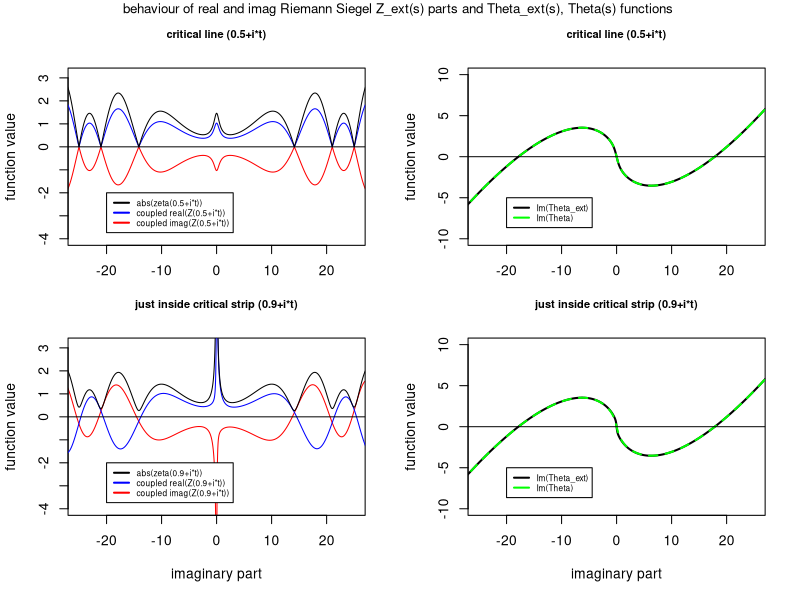
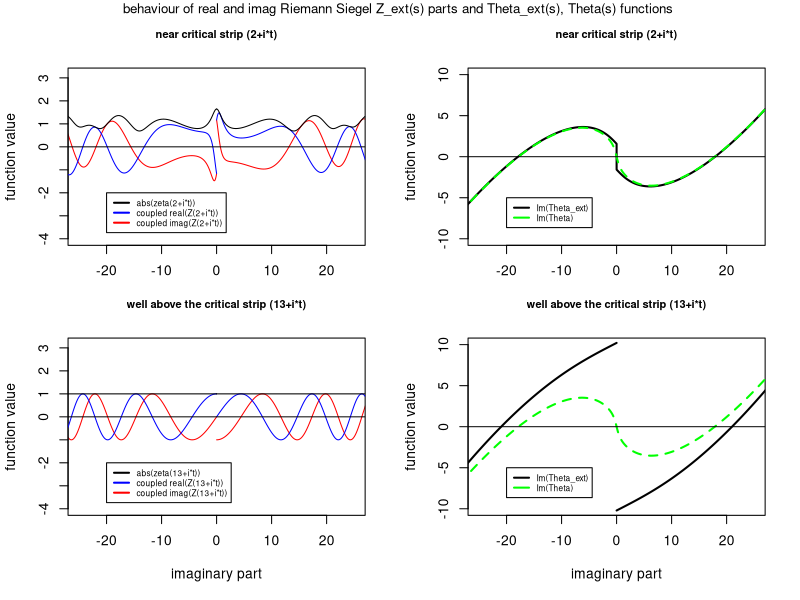
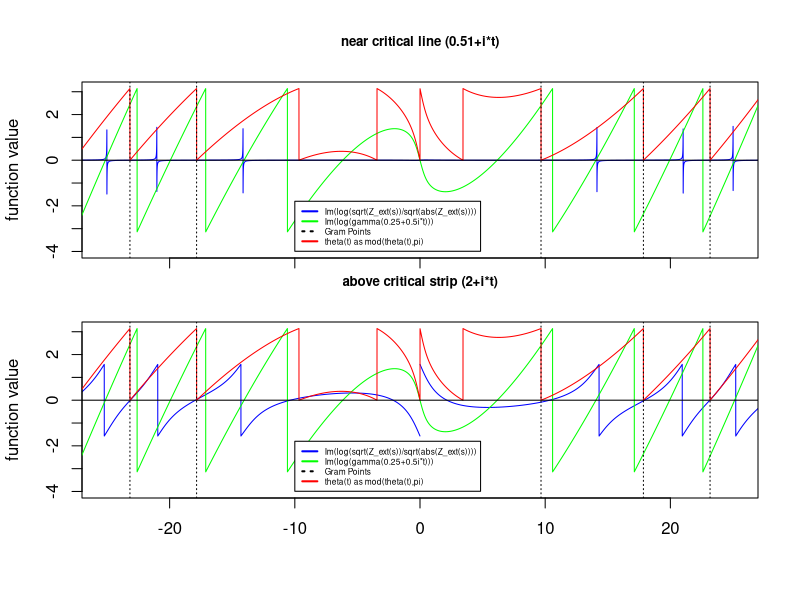
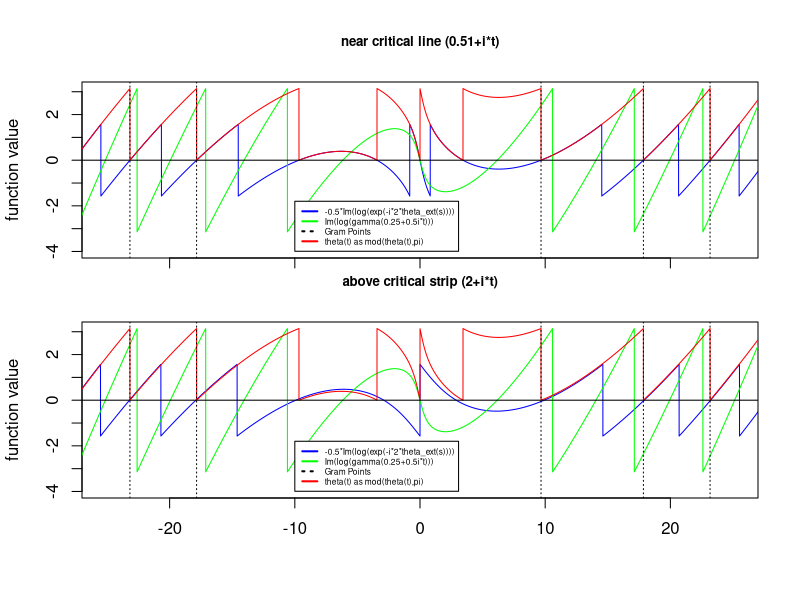
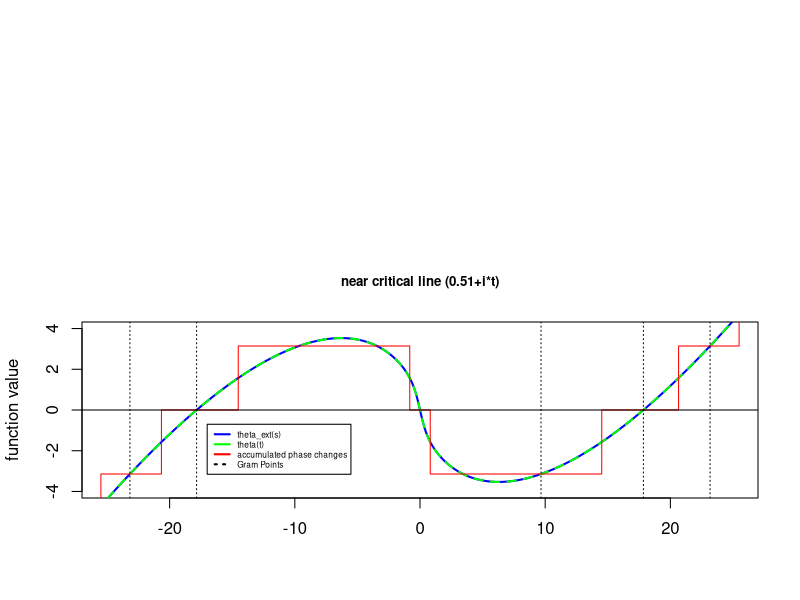
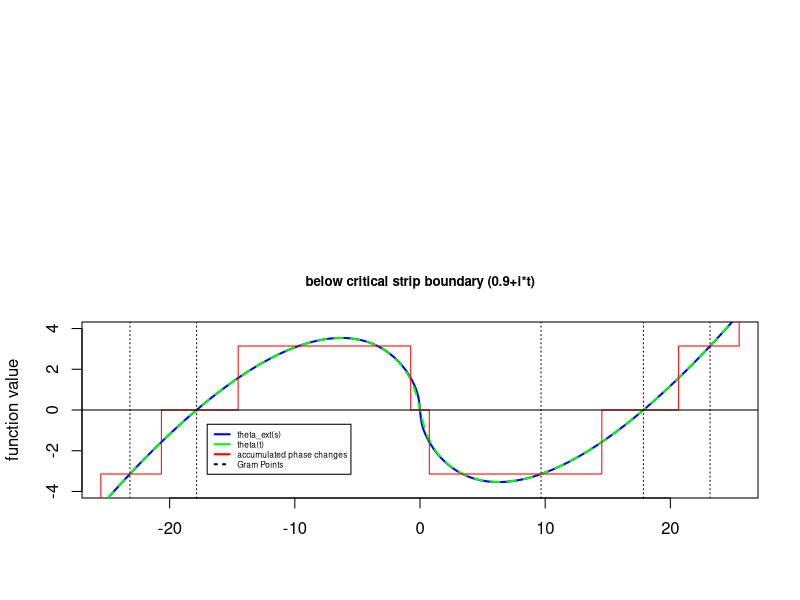

Reproduce these figures in R, in order. (Note: a time limit stopped this script after it produced the figures.)
## ---- chunk 1
knitr::opts_chunk$set(echo = TRUE)
## ---- chunk 2

library(pracma)


rawratio <- function(res,x) {
    abs(2^(res+1i*x)*pi^(res+1i*x-1)*sin(pi/2*(res+1i*x))*gammaz(1-(res+1i*x)))
}

x <- seq(-50,50,l=30001)

add_phase <- function(x) {

sum <- 0
add_pos <- 0

xfac <- 0.25

for (i in 1:length(x)) {
  if(x[i] < 10 ) {add_pos[i] <- 0}
  else { 
    test <- floor((Im(log(gammaz(xfac+0.5i*x[i]))))/2/pi)
    if (test == 0) {flag <- 0;add_pos[i] <- sum}
      else if (test == -1 & flag == 0 ) {flag <- 1; sum <- sum+2*pi;add_pos[i] <- sum}
        else add_pos[i] <- sum
  }
  }
sum <- 0
add_neg <- 0
for (i in 1:length(x)) {
  if(x[length(x)+1-i] > -10 ) {add_neg[i] <- 0}
  else { 
    test <- floor((Im(log(gammaz(xfac+0.5i*x[length(x)+1-i]))))/2/pi)
    if (test == -1) {flag <- 0;add_neg[length(x)+1-i] <- sum}
    else if (test == 0 & flag == 0 ) {flag <- 1; sum <- sum-2*pi;add_neg[length(x)+1-i] <- sum}
    else add_neg[length(x)+1-i] <- sum
  }
}

add <- 0
for (i in 1:length(x)) {
  if (x[i] < 0) add[i] <- add_neg[i]
    else add[i] <- add_pos[i]
}

add
}

sqadd_phase <- function(res,x)  {

sum <- ifelse(abs(res) < sqrt(2),-pi,ifelse(abs(res)<5.73,-pi,ifelse(abs(res)<10.17,-2*pi,
                  ifelse(abs(res)<14.297,-3*pi,ifelse(abs(res)<18.38,-4*pi,
                  ifelse(abs(res)<22.428,-5*pi,ifelse(abs(res)<26.47,-6*pi,-7*pi)))))))
sqadd_pos <- 0

xfac <- 0.25

for (i in 1:length(x)) {
  if(x[i] <= .002 ) {sqadd_pos[i] <- sum}
  else { 
    test <- Im(log(sqrt(zeta(res+1i*x[i])*zeta(1-(res+1i*x[i]))*rawratio(res,x[i]))/
            sqrt(abs(zeta(res+1i*x[i])*zeta(1-(res+1i*x[i]))*rawratio(res,x[i])))))
    testp <- ifelse(x[i-1] != 0,
            Im(log(sqrt(zeta(res+1i*x[i-1])*zeta(1-(res+1i*x[i-1]))*rawratio(res,x[i-1]))/
             sqrt(abs(zeta(res+1i*x[i-1])*zeta(1-(res+1i*x[i-1]))*rawratio(res,x[i-1]))))),
                    test)
    # if (test-testp > pi/4 & x[i] <= 5) {flag <- 1;sum <- sum-1*pi;sadd_pos[i] <- sum}
    if (test-testp < -pi/4) {flag <- 1;sum <- sum+1*pi;sqadd_pos[i] <- sum}
    else {flag <- 0; sqadd_pos[i] <- sum}
  }
}
sum <- -ifelse(abs(res) < sqrt(2),-pi,ifelse(abs(res)<5.73,-pi,ifelse(abs(res)<10.17,-2*pi,
              ifelse(abs(res)<14.297,-3*pi,ifelse(abs(res)<18.38,-4*pi,
              ifelse(abs(res)<22.428,-5*pi,ifelse(abs(res)<26.47,-6*pi,-7*pi)))))))
sqadd_neg <- 0
for (i in 1:length(x)) {
  if(x[length(x)+1-i] >= -.002 ) {sqadd_neg[length(x)+1-i] <- sum}
  else { 
    test <- Im(log(sqrt(zeta(res+1i*x[length(x)+1-i])*zeta(1-(res+1i*x[length(x)+1-i]))*rawratio(res,x[length(x)+1-i]))/
          sqrt(abs(zeta(res+1i*x[length(x)+1-i])*zeta(1-(res+1i*x[length(x)+1-i]))*rawratio(res,x[length(x)+1-i])))))
    testp <- ifelse(x[length(x)+1-i+1] != 0,Im(log(sqrt(zeta(res+1i*x[length(x)+1-i+1])*zeta(1-(res+1i*x[length(x)+1-i+1]))*rawratio(res,x[length(x)+1-i+1]))/
  sqrt(abs(zeta(res+1i*x[length(x)+1-i+1])*zeta(1-(res+1i*x[length(x)+1-i+1]))*rawratio(res,x[length(x)+1-i+1]))))),
                    test)
    if (test-testp < -pi/4 & x[length(x)+1-i] >= -5) {flag <- 1;sum <- sum+1*pi;ladd_neg[length(x)+1-i] <- sum}
    if (test-testp > pi/4) {flag <- 1;sum <- sum-1*pi;sqadd_neg[length(x)+1-i] <- sum}
    else {flag <- 0; sqadd_neg[length(x)+1-i] <- sum}
  }
}

sqadd <- 0
for (i in 1:length(x)) {
  if (x[i] < 0) sqadd[i] <- sqadd_neg[i]
  else sqadd[i] <- sqadd_pos[i]
}

sqadd}


ladd_phase <- function(res,x) {

sum <- ifelse(abs(res) < sqrt(2),0,ifelse(abs(res)<5.73,-pi,ifelse(abs(res)<10.17,-2*pi,
              ifelse(abs(res)<14.297,-3*pi,ifelse(abs(res)<18.38,-4*pi,
              ifelse(abs(res)<22.428,-5*pi,ifelse(abs(res)<26.47,-6*pi,-7*pi)))))))

ladd_pos <- 0

for (i in 1:length(x)) {
  if(x[i] <= 0.002 ) {ladd_pos[i] <- sum}
  else { 
    test <- (-0.5*Im(log(zeta(res+1i*x[i])/zeta(1-(res+1i*x[i]))/rawratio(res,x[i]))))
    testp <- ifelse(x[i-1] != 0,(-0.5*Im(log(zeta(res+1i*x[i-1])/zeta(1-(res+1i*x[i-1]))/
                                               rawratio(res,x[i-1])))),test)
    if (test-testp > pi/4 & x[i] <= 5) {flag <- 1;sum <- sum-1*pi;ladd_pos[i] <- sum}
     if (test-testp < -pi/4) {flag <- 1;sum <- sum+1*pi;ladd_pos[i] <- sum}
    else {flag <- 0; ladd_pos[i] <- sum}
  }
}
sum <- ifelse(abs(res) < sqrt(2),0,ifelse(abs(res)<5.73,pi,ifelse(abs(res)<10.17,2*pi,
              ifelse(abs(res)<14.297,3*pi,ifelse(abs(res)<18.38,4*pi,
              ifelse(abs(res)<22.428,5*pi,ifelse(abs(res)<26.47,6*pi,7*pi)))))))
ladd_neg <- 0
for (i in 1:length(x)) {
  if(x[length(x)+1-i] >= -.002 ) {ladd_neg[length(x)+1-i] <- sum}
  else { 
    test <- (-0.5*Im(log(zeta(res+1i*x[length(x)+1-i])/zeta(1-(res+1i*x[length(x)+1-i]))/rawratio(res,x[length(x)+1-i]))))
    testp <- ifelse(x[length(x)+1-i+1] != 0,(-0.5*Im(log(zeta(res+1i*x[length(x)+1-i+1])/
                      zeta(1-(res+1i*x[length(x)+1-i+1]))/rawratio(res,x[length(x)+1-i+1])))),test)
    if (test-testp < -pi/4 & x[length(x)+1-i] >= -5) {flag <- 1;sum <- sum+1*pi;ladd_neg[length(x)+1-i] <- sum}
     if (test-testp > pi/4) {flag <- 1;sum <- sum-1*pi;ladd_neg[length(x)+1-i] <- sum}
    else {flag <- 0; ladd_neg[length(x)+1-i] <- sum}
  }
}

ladd <- 0
for (i in 1:length(x)) {
  if (x[i] <= 0) ladd[i] <- ladd_neg[i]
  else ladd[i] <- ladd_pos[i]
}


ladd}


par(mfrow=c(2,2))

par(fig=c(0,0.5,0.45,1))
res <- .5;
start <- -25;finish <- 25
add_f <- add_phase(x)

sqadd_f <- sqadd_phase(res,x)

ladd_f <- ladd_phase(res,x)

rot_z_fn <- sqrt(zeta(res+1i*x)*zeta(1-(res+1i*x))*rawratio(res,x))*exp(1i*3*pi/4)*cos(sqadd_f)
plot(x=x,y=Im(rot_z_fn),col="red",xlim=c(start,finish),typ="l",ylim=c(-4,pi),xlab="",ylab = "function value",main = paste0("critical line (0.5+i*t)"),cex.xlab=0.9,cex.main=.8)
lines(x=x,y=Re(rot_z_fn),col="blue")
lines(x=x,y=abs(rot_z_fn),col="black")
abline(h=0)


# plot(x=x,y=abs(rsc),col="blue",xlim=c(start-abs(.5-res)/0.5,finish+abs(.5-res)/0.5),typ="l", ylim=c(0,3),lwd=2,xlab = "imaginary part", ylab = "abs(function) value",main = paste0("on critical line (0.5+i*t)"),cex.xlab=0.9,cex.main=.8,cex.legend=0.8)
# 
legend(-20, -2, c("abs(zeta(0.5+i*t))", "coupled real(Z(0.5+i*t))","coupled imag(Z(0.5+i*t))"),
       lty = 1,cex=.6, lwd = c(2,  2,2,2), col = c("black",  "blue","red"))

par(fig=c(0.5,1,0.45,1), new=TRUE)
theta <- (-0.5*Im(log(zeta(res+1i*x)/zeta(1-(res+1i*x))/rawratio(res,x))))+1*ladd_f
plot(x=x,y=theta,xlim=c(start,finish),ylim=c(-10,10),typ="l",lwd=2,xlab="",ylab = "function value",main = paste0("critical line (0.5+i*t)"),cex.xlab=0.9,cex.main=.8,cex.legend=0.8)
lines(x=x,y=Im(log(gammaz(0.25+0.5i*x)))-0.5*x*log(pi)+1*add_f,col="green",lwd=2,lty=2)
abline(h=0)

# plot(x=x,y=abs(rsc),col="blue",xlim=c(start-abs(.5-res)/0.5,finish+abs(.5-res)/0.5),typ="l", ylim=c(0,3),lwd=1,xlab = "imaginary part", ylab = "abs(function) value",main = paste0("just above critical line (0.6+i*t)"),cex.xlab=0.9,cex.main=.8,cex.legend=0.8)

legend(-20, -5, c("Im(Theta_ext)", "Im(Theta)"),
       lty = 1,cex=.6, lwd = c(2,  2,2,2), col = c("black","green"))

par(fig=c(0,0.5,0.,0.55), new=TRUE)
res <- .9;

add_f <- add_phase(x)

sqadd_f <- sqadd_phase(res,x)

ladd_f <- ladd_phase(res,x)

rot_z_fn <- sqrt(zeta(res+1i*x)*zeta(1-(res+1i*x))*rawratio(res,x))*exp(1i*3*pi/4)*cos(sqadd_f)
plot(x=x,y=Im(rot_z_fn),col="red",xlim=c(start,finish),typ="l",ylim=c(-4,pi),xlab="imaginary part",ylab = "function value",main = paste0("just inside critical strip (0.9+i*t)"),cex.xlab=0.9,cex.main=.8)
lines(x=x,y=Re(rot_z_fn),col="blue")
lines(x=x,y=abs(rot_z_fn),col="black")
abline(h=0)

# plot(x=x,y=abs(rsc),col="blue",xlim=c(start-abs(.5-res)/0.5,finish+abs(.5-res)/0.5),typ="l", ylim=c(0,3),lwd=1,xlab = "imaginary part", ylab = "abs(function) value",main = paste0("high on critical strip (0.9+i*t)"),cex.xlab=0.9,cex.main=.8,cex.legend=0.8)

legend(-20, -2, c("abs(zeta(0.9+i*t))", "coupled real(Z(0.9+i*t))","coupled imag(Z(0.9+i*t))"),
       lty = 1,cex=.6, lwd = c(2,  2,2,2), col = c("black",  "blue","red"))

par(fig=c(0.5,1,0.,0.55), new=TRUE)

theta <- (-0.5*Im(log(zeta(res+1i*x)/zeta(1-(res+1i*x))/rawratio(res,x))))+1*ladd_f
plot(x=x,y=theta,xlim=c(start,finish),ylim=c(-10,10),typ="l",lwd=2,xlab="imaginary part",ylab = "function value",main = paste0("just inside critical strip (0.9+i*t)"),cex.xlab=0.9,cex.main=.8,cex.legend=0.8)
lines(x=x,y=Im(log(gammaz(0.25+0.5i*x)))-0.5*x*log(pi)+1*add_f,col="green",lwd=2,lty=2)
abline(h=0)

# plot(x=x,y=abs(rsc),col="blue",xlim=c(start-abs(.5-res)/0.5,finish+abs(.5-res)/0.5),typ="l", ylim=c(0,3),lwd=1,xlab = "imaginary part", ylab = "abs(function) value",main = paste0("upper edge of critical strip (1+i*t)"),cex.xlab=0.9,cex.main=.8,cex.legend=0.8)

legend(-20, -5, c("Im(Theta_ext)", "Im(Theta)"),
       lty = 1,cex=.6, lwd = c(2,  2,2,2), col = c("black","green"))
mtext("behaviour of real and imag Riemann Siegel Z_ext(s) parts and Theta_ext(s), Theta(s) functions ", side=3, outer=TRUE, line=-1,cex=0.8)

## ---- chunk 3


par(mfrow=c(2,2))
par(fig=c(0,0.5,0.45,1))
res <- 2;
start <- -25;finish <- 25
add_f <- add_phase(x)

sqadd_f <- sqadd_phase(res,x)

ladd_f <- ladd_phase(res,x)

rot_z_fn <- sqrt(zeta(res+1i*x)*zeta(1-(res+1i*x))*rawratio(res,x))*exp(1i*3*pi/4)*cos(sqadd_f)
plot(x=x,y=Im(rot_z_fn),col="red",xlim=c(start,finish),typ="l",ylim=c(-4,pi),xlab="",ylab = "function value",main = paste0("near critical strip (2+i*t)"),cex.xlab=0.9,cex.main=.8)
lines(x=x,y=Re(rot_z_fn),col="blue")
lines(x=x,y=abs(rot_z_fn),col="black")
abline(h=0)


# plot(x=x,y=abs(rsc),col="blue",xlim=c(start-abs(.5-res)/0.5,finish+abs(.5-res)/0.5),typ="l", ylim=c(0,3),lwd=2,xlab = "imaginary part", ylab = "abs(function) value",main = paste0("on critical line (0.5+i*t)"),cex.xlab=0.9,cex.main=.8,cex.legend=0.8)
# 
legend(-20, -2, c("abs(zeta(2+i*t))", "coupled real(Z(2+i*t))","coupled imag(Z(2+i*t))"),
       lty = 1,cex=.6, lwd = c(2,  2,2,2), col = c("black",  "blue","red"))

par(fig=c(0.5,1,0.45,1), new=TRUE)
theta <- (-0.5*Im(log(zeta(res+1i*x)/zeta(1-(res+1i*x))/rawratio(res,x))))+1*ladd_f
plot(x=x,y=theta,xlim=c(start,finish),ylim=c(-10,10),typ="l",lwd=2,xlab="",ylab = "function value",main = paste0("near critical strip (2+i*t)"),cex.xlab=0.9,cex.main=.8,cex.legend=0.8)
lines(x=x,y=Im(log(gammaz(0.25+0.5i*x)))-0.5*x*log(pi)+1*add_f,col="green",lwd=2,lty=2)
abline(h=0)

# plot(x=x,y=abs(rsc),col="blue",xlim=c(start-abs(.5-res)/0.5,finish+abs(.5-res)/0.5),typ="l", ylim=c(0,3),lwd=1,xlab = "imaginary part", ylab = "abs(function) value",main = paste0("just above critical line (0.6+i*t)"),cex.xlab=0.9,cex.main=.8,cex.legend=0.8)

legend(-20, -5, c("Im(Theta_ext)", "Im(Theta)"),
       lty = 1,cex=.6, lwd = c(2,  2,2,2), col = c("black","green"))

par(fig=c(0,0.5,0.,0.55), new=TRUE)
res <- 13;

add_f <- add_phase(x)

sqadd_f <- sqadd_phase(res,x)

ladd_f <- ladd_phase(res,x)

rot_z_fn <- sqrt(zeta(res+1i*x)*zeta(1-(res+1i*x))*rawratio(res,x))*exp(1i*3*pi/4)*cos(sqadd_f)
plot(x=x,y=Im(rot_z_fn),col="red",xlim=c(start,finish),typ="l",ylim=c(-4,pi),xlab="imaginary part",ylab = "function value",main = paste0("well above the critical strip (13+i*t)"),cex.xlab=0.9,cex.main=.8)
lines(x=x,y=Re(rot_z_fn),col="blue")
lines(x=x,y=abs(rot_z_fn),col="black")
abline(h=0)

# plot(x=x,y=abs(rsc),col="blue",xlim=c(start-abs(.5-res)/0.5,finish+abs(.5-res)/0.5),typ="l", ylim=c(0,3),lwd=1,xlab = "imaginary part", ylab = "abs(function) value",main = paste0("high on critical strip (0.9+i*t)"),cex.xlab=0.9,cex.main=.8,cex.legend=0.8)

legend(-20, -2, c("abs(zeta(13+i*t))", "coupled real(Z(13+i*t))","coupled imag(Z(13+i*t))"),
       lty = 1,cex=.6, lwd = c(2,  2,2,2), col = c("black",  "blue","red"))

par(fig=c(0.5,1,0.,0.55), new=TRUE)

theta <- (-0.5*Im(log(zeta(res+1i*x)/zeta(1-(res+1i*x))/rawratio(res,x))))+1*ladd_f
plot(x=x,y=theta,xlim=c(start,finish),ylim=c(-10,10),typ="l",lwd=2,xlab="imaginary part",ylab = "function value",main = paste0("well above the critical strip (13+i*t)"),cex.xlab=0.9,cex.main=.8,cex.legend=0.8)
lines(x=x,y=Im(log(gammaz(0.25+0.5i*x)))-0.5*x*log(pi)+1*add_f,col="green",lwd=2,lty=2)
abline(h=0)

# plot(x=x,y=abs(rsc),col="blue",xlim=c(start-abs(.5-res)/0.5,finish+abs(.5-res)/0.5),typ="l", ylim=c(0,3),lwd=1,xlab = "imaginary part", ylab = "abs(function) value",main = paste0("upper edge of critical strip (1+i*t)"),cex.xlab=0.9,cex.main=.8,cex.legend=0.8)

legend(-20, -5, c("Im(Theta_ext)", "Im(Theta)"),
       lty = 1,cex=.6, lwd = c(2,  2,2,2), col = c("black","green"))
mtext("behaviour of real and imag Riemann Siegel Z_ext(s) parts and Theta_ext(s), Theta(s) functions ", side=3, outer=TRUE, line=-1,cex=0.8)

## ---- chunk 4


par(mfrow=c(2,1))
par(fig=c(0,1,0.4,1))
res <- 0.51;
start <- -25;finish <- 25
# add_f <- add_phase(x)
# 
# sqadd_f <- sqadd_phase(res,x)
# 
# ladd_f <- ladd_phase(res,x)
plot(x=x,y=Im(log(sqrt(zeta(res+1i*x)*zeta(1-(res+1i*x))*rawratio(res,x))/
                    sqrt(abs(zeta(res+1i*x)*zeta(1-(res+1i*x))*rawratio(res,x))))),col="blue",xlim=c(start,finish),typ="l",ylim=c(-4,pi),xlab="",ylab = "function value",main = paste0("near critical line (0.51+i*t)"),cex.xlab=0.9,cex.main=.8,xaxt='n')
lines(x=x,y=Im(log(gammaz(0.25+0.5i*x))),col="green")
lines(x=x,y=((Im(log(gammaz(0.25+0.5i*x)))-0.5*x*log(pi))/pi-floor((Im(log(gammaz(0.25+0.5i*x)))-0.5*x*log(pi))/pi))*pi,col="red")
abline(h=0)
abline(v=9.667,lty=3);abline(v=17.8455995404,lty=3);abline(v=23.1702827012,lty=3);abline(v=27.6701822178,lty=3)
abline(v=-17.8455995404,lty=3);abline(v=-23.1702827012,lty=3);abline(v=-27.6701822178,lty=3)
axis(1,labels=c(" "," "," "," "," "),at=c(-20,-10,0,10,20))
legend(-10, -1.8, c("Im(log(sqrt(Z_ext(s))/sqrt(abs(Z_ext(s))))", "Im(log(gamma(0.25+0.5i*t)))","Gram Points","theta(t) as mod(theta(t),pi)"),
       lty = c(1,1,3,1),cex=.5, lwd = c(2,  2,2,2), col = c("blue",  "green","black","red"))

par(fig=c(0,1,0,0.6),new=TRUE)
res <- 2;
start <- -25;finish <- 25
# add_f <- add_phase(x)
# 
# sqadd_f <- sqadd_phase(res,x)
# 
# ladd_f <- ladd_phase(res,x)
plot(x=x,y=Im(log(sqrt(zeta(res+1i*x)*zeta(1-(res+1i*x))*rawratio(res,x))/
                    sqrt(abs(zeta(res+1i*x)*zeta(1-(res+1i*x))*rawratio(res,x))))),col="blue",xlim=c(start,finish),typ="l",ylim=c(-4,pi),xlab="",ylab = "function value",main = paste0("above critical strip (2+i*t)"),cex.xlab=0.9,cex.main=.8,xval="")
lines(x=x,y=Im(log(gammaz(0.25+0.5i*x))),col="green")
lines(x=x,y=((Im(log(gammaz(0.25+0.5i*x)))-0.5*x*log(pi))/pi-floor((Im(log(gammaz(0.25+0.5i*x)))-0.5*x*log(pi))/pi))*pi,col="red")
abline(h=0)
abline(v=9.667,lty=3);abline(v=17.8455995404,lty=3);abline(v=23.1702827012,lty=3);abline(v=27.6701822178,lty=3)
abline(v=-17.8455995404,lty=3);abline(v=-23.1702827012,lty=3);abline(v=-27.6701822178,lty=3)

legend(-10, -1.8, c("Im(log(sqrt(Z_ext(s))/sqrt(abs(Z_ext(s))))", "Im(log(gamma(0.25+0.5i*t)))","Gram Points","theta(t) as mod(theta(t),pi)"),
       lty = c(1,1,3,1),cex=.5, lwd = c(2,  2,2,2), col = c("blue",  "green","black","red"))


## ---- chunk 5

par(mfrow=c(2,1))

par(fig=c(0,1,0.4,1))

res <- 0.51;
start <- -25;finish <- 25

# add_f <- add_phase(x)
# 
# sqadd_f <- sqadd_phase(res,x)
# ladd_f <- ladd_phase(res,x)

plot(x=x,y=-0.5*Im(log(zeta(res+1i*x)/zeta(1-(res+1i*x))/rawratio(res,x))),col="blue",xlim=c(start,finish),typ="l",ylim=c(-4,pi),xlab="",ylab = "function value",main = paste0("near critical line (0.51+i*t)"),cex.xlab=0.9,cex.main=.8,xaxt='n')

lines(x=x,y=Im(log(gammaz(0.25+0.5i*x))),col="green")
lines(x=x,y=((Im(log(gammaz(0.25+0.5i*x)))-0.5*x*log(pi))/pi-floor((Im(log(gammaz(0.25+0.5i*x)))-0.5*x*log(pi))/pi))*pi,col="red")

abline(h=0)
abline(v=9.667,lty=3);abline(v=17.8455995404,lty=3);abline(v=23.1702827012,lty=3);abline(v=27.6701822178,lty=3)
abline(v=-17.8455995404,lty=3);abline(v=-23.1702827012,lty=3);abline(v=-27.6701822178,lty=3)
axis(1,labels=c(" "," "," "," "," "),at=c(-20,-10,0,10,20))
legend(-10, -1.8, c("-0.5*Im(log(exp(-i*2*theta_ext(s))))", "Im(log(gamma(0.25+0.5i*t)))","Gram Points","theta(t) as mod(theta(t),pi)"),
       lty = c(1,1,3,1),cex=.5, lwd = c(2,  2,2,2), col = c("blue",  "green","black","red"))

par(fig=c(0,1,0,0.6),new=TRUE)
res <- 2;
start <- -25;finish <- 25
# add_f <- add_phase(x)
# 
# sqadd_f <- sqadd_phase(res,x)
# 
# ladd_f <- ladd_phase(res,x)
plot(x=x,y=-0.5*Im(log(zeta(res+1i*x)/zeta(1-(res+1i*x))/rawratio(res,x))),col="blue",xlim=c(start,finish),typ="l",ylim=c(-4,pi),xlab="",ylab = "function value",main = paste0("above critical strip (2+i*t)"),cex.xlab=0.9,cex.main=.8,xval="")
lines(x=x,y=Im(log(gammaz(0.25+0.5i*x))),col="green")
lines(x=x,y=((Im(log(gammaz(0.25+0.5i*x)))-0.5*x*log(pi))/pi-floor((Im(log(gammaz(0.25+0.5i*x)))-0.5*x*log(pi))/pi))*pi,col="red")
abline(h=0)
abline(v=9.667,lty=3);abline(v=17.8455995404,lty=3);abline(v=23.1702827012,lty=3);abline(v=27.6701822178,lty=3)
abline(v=-17.8455995404,lty=3);abline(v=-23.1702827012,lty=3);abline(v=-27.6701822178,lty=3)

legend(-10, -1.8, c("-0.5*Im(log(exp(-i*2*theta_ext(s))))", "Im(log(gamma(0.25+0.5i*t)))","Gram Points","theta(t) as mod(theta(t),pi)"),
       lty = c(1,1,3,1),cex=.5, lwd = c(2,  2,2,2), col = c("blue",  "green","black","red"))

## ---- chunk 6

res <- 0.51;
start <- -25;finish <- 25

add_f <- add_phase(x)
# sqadd_f <- sqadd_phase(res,x)
ladd_f <- ladd_phase(res,x)

plot(x=x,y=-0.5*Im(log(zeta(res+1i*x)/zeta(1-(res+1i*x))/rawratio(res,x)))+ladd_f,col="blue",xlim=c(start,finish),typ="l",ylim=c(-4,4),xlab="",ylab = "function value",main = paste0("near critical line (0.51+i*t)"),cex.xlab=0.9,cex.main=.8,lwd=2)

lines(x=x,y=Im(log(gammaz(0.25+0.5i*x)))-0.5*x*log(pi)+add_f,col="green",lwd=2,lty=2)
lines(x=x,y=ladd_f,col="red")

abline(h=0)
abline(v=9.667,lty=3);abline(v=17.8455995404,lty=3);abline(v=23.1702827012,lty=3);abline(v=27.6701822178,lty=3)
abline(v=-17.8455995404,lty=3);abline(v=-23.1702827012,lty=3);abline(v=-27.6701822178,lty=3)
legend(-17, -0.7, c("theta_ext(s)", "theta(t)","accumulated phase changes","Gram Points"),
       lty = c(1,1,1,3),cex=.5, lwd = c(2,  2,2,2), col = c("blue",  "green","red","black"))

## ---- chunk 7

res <- 0.9;
start <- -25;finish <- 25
add_f <- add_phase(x)

# sqadd_f <- sqadd_phase(res,x)

ladd_f <- ladd_phase(res,x)
plot(x=x,y=-0.5*Im(log(zeta(res+1i*x)/zeta(1-(res+1i*x))/rawratio(res,x)))+ladd_f,col="blue",xlim=c(start,finish),typ="l",ylim=c(-4,4),xlab="",ylab = "function value",main = paste0("below critical strip boundary (0.9+i*t)"),cex.xlab=0.9,cex.main=.8,lwd=2)
lines(x=x,y=Im(log(gammaz(0.25+0.5i*x)))-0.5*x*log(pi)+add_f,col="green",lwd=2,lty=2)
lines(x=x,y=ladd_f,col="red")
abline(h=0)
abline(v=9.667,lty=3);abline(v=17.8455995404,lty=3);abline(v=23.1702827012,lty=3);abline(v=27.6701822178,lty=3)
abline(v=-17.8455995404,lty=3);abline(v=-23.1702827012,lty=3);abline(v=-27.6701822178,lty=3)

legend(-17, -0.7, c("theta_ext(s)", "theta(t)","accumulated phase changes","Gram Points"),
       lty = c(1,1,1,3),cex=.5, lwd = c(2,  2,2,2), col = c("blue",  "green","red","black"))


## ---- chunk 8

res <- 2;
start <- -20;finish <- 50
add_f <- add_phase(x)

# sqadd_f <- sqadd_phase(res,x)

ladd_f <- ladd_phase(res,x)
plot(x=x,y=-0.5*Im(log(zeta(res+1i*x)/zeta(1-(res+1i*x))/rawratio(res,x)))+ladd_f,col="blue",xlim=c(start,finish),typ="l",ylim=c(-4,25),xlab="",ylab = "function value",main = paste0("above critical strip (2+i*t)"),cex.xlab=0.9,cex.main=.8,lwd=2)
lines(x=x,y=Im(log(gammaz(0.25+0.5i*x)))-0.5*x*log(pi)+add_f,col="green",lwd=2,lty=2)
lines(x=x,y=ladd_f,col="red")
abline(h=0)
abline(v=9.667,lty=3);abline(v=17.8455995404,lty=3);abline(v=23.1702827012,lty=3);abline(v=27.6701822178,lty=3)
abline(v=31.7179799547,lty=3);abline(v=35.4671842971,lty=3);abline(v=38.9992099640,lty=3)
abline(v=42.3635503920,lty=3);abline(v=45.5930289815,lty=3);abline(v=48.7107766217,lty=3)
abline(v=-17.8455995404,lty=3);abline(v=-23.1702827012,lty=3);abline(v=-27.6701822178,lty=3)

legend(0, 25, c("theta_ext(s)", "theta(t)","accumulated phase changes","Gram Points"),
       lty = c(1,1,1,3),cex=.5, lwd = c(2,  2,2,2), col = c("blue",  "green","red","black"))


## ---- chunk 9

res <- 6;
start <- -20;finish <- 50
add_f <- add_phase(x)

# sqadd_f <- sqadd_phase(res,x)

ladd_f <- ladd_phase(res,x)
plot(x=x,y=-0.5*Im(log(zeta(res+1i*x)/zeta(1-(res+1i*x))/rawratio(res,x)))+ladd_f,col="blue",xlim=c(start,finish),typ="l",ylim=c(-5,25),xlab="",ylab = "function value",main = paste0("away from critical strip (6+i*t)"),cex.xlab=0.9,cex.main=.8,lwd=2)
lines(x=x,y=Im(log(gammaz(0.25+0.5i*x)))-0.5*x*log(pi)+add_f,col="green",lwd=2,lty=2)
lines(x=x,y=ladd_f,col="red")
abline(h=0)
abline(v=9.667,lty=3);abline(v=17.8455995404,lty=3);abline(v=23.1702827012,lty=3);abline(v=27.6701822178,lty=3)
abline(v=31.7179799547,lty=3);abline(v=35.4671842971,lty=3);abline(v=38.9992099640,lty=3)
abline(v=42.3635503920,lty=3);abline(v=45.5930289815,lty=3);abline(v=48.7107766217,lty=3)
abline(v=-17.8455995404,lty=3);abline(v=-23.1702827012,lty=3);abline(v=-27.6701822178,lty=3)

legend(0, 25, c("theta_ext(s)", "theta(t)","accumulated phase changes","Gram Points"),
       lty = c(1,1,1,3),cex=.5, lwd = c(2,  2,2,2), col = c("blue",  "green","red","black"))


## ---- chunk 10

res <- 17;
start <- -20;finish <- 50
add_f <- add_phase(x)

# sqadd_f <- sqadd_phase(res,x)

ladd_f <- ladd_phase(res,x)
plot(x=x,y=-0.5*Im(log(zeta(res+1i*x)/zeta(1-(res+1i*x))/rawratio(res,x)))+ladd_f,col="blue",xlim=c(start,finish),typ="l",ylim=c(-15,25),xlab="",ylab = "function value",main = paste0("well away from critical strip (17+i*t)"),cex.xlab=0.9,cex.main=.8,lwd=2)
lines(x=x,y=Im(log(gammaz(0.25+0.5i*x)))-0.5*x*log(pi)+add_f,col="green",lwd=2,lty=2)
lines(x=x,y=ladd_f,col="red")
abline(h=0)
abline(v=9.667,lty=3);abline(v=17.8455995404,lty=3);abline(v=23.1702827012,lty=3);abline(v=27.6701822178,lty=3)
abline(v=31.7179799547,lty=3);abline(v=35.4671842971,lty=3);abline(v=38.9992099640,lty=3)
abline(v=42.3635503920,lty=3);abline(v=45.5930289815,lty=3);abline(v=48.7107766217,lty=3)
abline(v=-17.8455995404,lty=3);abline(v=-23.1702827012,lty=3);abline(v=-27.6701822178,lty=3)

legend(1, 25, c("theta_ext(s)", "theta(t)","accumulated phase changes","Gram Points"),
       lty = c(1,1,1,3),cex=.4, lwd = c(2,  2,2,2), col = c("blue",  "green","red","black"))


## ---- chunk 11
library(pracma)
res <- 0.9;
add_f <- add_phase(x)
ladd_f <- ladd_phase(res,x)

y1 <- -0.5*Im(log(zeta(res+1i*x)/zeta(1-(res+1i*x))/rawratio(res,x)))+ladd_f
y2 <- (Im(log(gammaz(0.25+0.5i*x)))-0.5*x*log(pi)+add_f)
ynet <- y2[x>2]-y1[x>2]
xinv <- 1/x[x>2]
# sqadd_f <- sqadd_phase(res,x)

start <- 0;finish <- 12
plot(x=x[x>2],y=ynet,col="blue",xlim=c(start,finish),typ="l",xlab="imaginary part of zeta(s)",ylab = "theta(t) - theta_ext(s)",main = paste0("just inside critical strip (0.9+i*t)"),cex.xlab=0.9,cex.main=.8,lwd=2)
lines(x=x[x > 2],y=fitted.values(lm(ynet~xinv)),col="red",lwd=2,lty=2)
lines(x=x[x > 2],y=0.25*xinv*abs(res-0.5)^2,col="green",lwd=2,lty=3)
abline(h=0)

legend(6, .02, c("diff(theta(t)-theta_ext(s))","1/t curve fit","0.5/(2t)*abs(Re(s)-0.5)^2 formula"),
       lty = c(1,2,3,3),cex=.7, lwd = c(2,  2,2,2), col = c("blue",  "red","green"))


## ---- chunk 12

res <- 17;
add_f <- add_phase(x)
ladd_f <- ladd_phase(res,x)

y1 <- -0.5*Im(log(zeta(res+1i*x)/zeta(1-(res+1i*x))/rawratio(res,x)))+ladd_f
y2 <- (Im(log(gammaz(0.25+0.5i*x)))-0.5*x*log(pi)+add_f)
ynet <- y2[x>2]-y1[x>2]
xinv <- 1/x[x>2]
# sqadd_f <- sqadd_phase(res,x)

start <- 0;finish <- 50
plot(x=x[x>2],y=ynet,col="blue",xlim=c(start,finish),typ="l",xlab="imaginary part of zeta(s)",ylab = "theta(t) - theta_ext(s)",main = paste0("well above critical strip (17+i*t)"),cex.xlab=0.9,cex.main=.8,lwd=2,ylim=c(0,10))
lines(x=x[x > 2],y=fitted.values(lm(ynet~poly(xinv,4))),col="red",lwd=2,lty=2)
lines(x=x[x > 2],y=fitted.values(lm(ynet~poly(xinv,1))),col="green",lwd=2,lty=2)
abline(h=0)
legend(25, 10, c("diff(theta(t)-theta_ext(s))","4th order polynomial 1/t curve fit","1/t curve fit"),
       lty = c(1,2,2,3),cex=.7, lwd = c(2,  2,2,2), col = c("blue",  "red","green"))


## ---- chunk 13
library(pracma)
res <- 0.51;
start <- -35;finish <- 35

add_f <- add_phase(x)
sqadd_f <- sqadd_phase(res,x)
# ladd_f <- ladd_phase(res,x)
zext <- sqrt((zeta(res+1i*x)*zeta(1-(res+1i*x))*rawratio(res,x)))*exp(1i*3*pi/4)

plot(x=x,y=Im(zext)*cos(sqadd_f),col="red",xlim=c(start,finish),typ="l",ylim=c(-pi,pi),xlab="",ylab = "function value",main = paste0("near critical line (0.51+i*t)"),cex.xlab=0.9,cex.main=.8,lwd=2)

lines(x=x,y=Re(zext)*cos(sqadd_f),col="blue",lwd=2)
lines(x=x,y=abs(zext),col="black")
lines(x=x,y=cos(sqadd_f),col="green")

abline(h=0)
abline(v=9.667,lty=3);abline(v=17.8455995404,lty=3);abline(v=23.1702827012,lty=3);abline(v=27.6701822178,lty=3)
abline(v=31.7179799547,lty=3);abline(v=35.4671842971,lty=3);abline(v=38.9992099640,lty=3)
abline(v=42.3635503920,lty=3);abline(v=45.5930289815,lty=3);abline(v=48.7107766217,lty=3)
abline(v=-17.8455995404,lty=3);abline(v=-23.1702827012,lty=3);abline(v=-27.6701822178,lty=3)
abline(v=-31.7179799547,lty=3);abline(v=-35.4671842971,lty=3);abline(v=-38.9992099640,lty=3)
legend(-30, -1.5, c("abs(Z_ext(s))", "real(Z_ext(s))","imag(Z_ext(s))","Gram Points","cos(accumulated phase changes)"),
       lty = c(1,1,1,3,1),cex=.5, lwd = c(2,  2,2,2,2), col = c("black",  "blue","red","black","green"), ncol=2)

## ---- chunk 14

res <- 0.9;
start <- -35;finish <- 35

add_f <- add_phase(x)
sqadd_f <- sqadd_phase(res,x)
# ladd_f <- ladd_phase(res,x)
zext <- sqrt((zeta(res+1i*x)*zeta(1-(res+1i*x))*rawratio(res,x)))*exp(1i*3*pi/4)

plot(x=x,y=Im(zext)*cos(sqadd_f),col="red",xlim=c(start,finish),typ="l",ylim=c(-pi,2.5),xlab="",ylab = "function value",main = paste0("just inside critical strip (0.9+i*t)"),cex.xlab=0.9,cex.main=.8,lwd=2)

lines(x=x,y=Re(zext)*cos(sqadd_f),col="blue",lwd=2)
lines(x=x,y=abs(zext),col="black")
lines(x=x,y=cos(sqadd_f),col="green")

abline(h=0)
abline(v=9.667,lty=3);abline(v=17.8455995404,lty=3);abline(v=23.1702827012,lty=3);abline(v=27.6701822178,lty=3)
abline(v=31.7179799547,lty=3);abline(v=35.4671842971,lty=3);abline(v=38.9992099640,lty=3)
abline(v=42.3635503920,lty=3);abline(v=45.5930289815,lty=3);abline(v=48.7107766217,lty=3)
abline(v=-17.8455995404,lty=3);abline(v=-23.1702827012,lty=3);abline(v=-27.6701822178,lty=3)
abline(v=-31.7179799547,lty=3);abline(v=-35.4671842971,lty=3);abline(v=-38.9992099640,lty=3)
legend(-30, -1.5, c("abs(Z_ext(s))", "real(Z_ext(s))","imag(Z_ext(s))","Gram Points","cos(accumulated phase changes)"),
       lty = c(1,1,1,3,1),cex=.5, lwd = c(2,  2,2,2,2), col = c("black",  "blue","red","black","green"), ncol=2)
## ---- chunk 15

res <- 2;
start <- -20;finish <- 50

add_f <- add_phase(x)
sqadd_f <- sqadd_phase(res,x)
# ladd_f <- ladd_phase(res,x)
zext <- sqrt((zeta(res+1i*x)*zeta(1-(res+1i*x))*rawratio(res,x)))*exp(1i*3*pi/4)

plot(x=x,y=Im(zext)*cos(sqadd_f),col="red",xlim=c(start,finish),typ="l",ylim=c(-pi,1.5),xlab="",ylab = "function value",main = paste0("above critical strip (2+i*t)"),cex.xlab=0.9,cex.main=.8,lwd=2)

lines(x=x,y=Re(zext)*cos(sqadd_f),col="blue",lwd=2)
lines(x=x,y=abs(zext),col="black")
lines(x=x,y=cos(sqadd_f),col="green")

abline(h=0)
abline(v=9.667,lty=3);abline(v=17.8455995404,lty=3);abline(v=23.1702827012,lty=3);abline(v=27.6701822178,lty=3)
abline(v=31.7179799547,lty=3);abline(v=35.4671842971,lty=3);abline(v=38.9992099640,lty=3)
abline(v=42.3635503920,lty=3);abline(v=45.5930289815,lty=3);abline(v=48.7107766217,lty=3)
abline(v=-17.8455995404,lty=3);abline(v=-23.1702827012,lty=3);abline(v=-27.6701822178,lty=3)
abline(v=-31.7179799547,lty=3);abline(v=-35.4671842971,lty=3);abline(v=-38.9992099640,lty=3)
legend(-20, -1.5, c("abs(Z_ext(s))", "real(Z_ext(s))","imag(Z_ext(s))","Gram Points","cos(accumulated phase changes)"),
       lty = c(1,1,1,3,1),cex=.5, lwd = c(2,  2,2,2,2), col = c("black",  "blue","red","black","green"), ncol=2)

## ---- chunk 16
library(pracma)
res <- 6;
start <- -20;finish <- 50

add_f <- add_phase(x)
sqadd_f <- sqadd_phase(res,x)
# ladd_f <- ladd_phase(res,x)
zext <- sqrt((zeta(res+1i*x)*zeta(1-(res+1i*x))*rawratio(res,x)))*exp(1i*3*pi/4)

plot(x=x,y=Im(zext)*cos(sqadd_f),col="red",xlim=c(start,finish),typ="l",ylim=c(-pi,1.25),xlab="",ylab = "function value",main = paste0("away from critical strip (6+i*t)"),cex.xlab=0.9,cex.main=.8,lwd=2)

lines(x=x,y=Re(zext)*cos(sqadd_f),col="blue",lwd=2)
lines(x=x,y=abs(zext),col="black")
lines(x=x,y=cos(sqadd_f),col="green")

abline(h=0)
abline(v=9.667,lty=3);abline(v=17.8455995404,lty=3);abline(v=23.1702827012,lty=3);abline(v=27.6701822178,lty=3)
abline(v=31.7179799547,lty=3);abline(v=35.4671842971,lty=3);abline(v=38.9992099640,lty=3)
abline(v=42.3635503920,lty=3);abline(v=45.5930289815,lty=3);abline(v=48.7107766217,lty=3)
abline(v=-17.8455995404,lty=3);abline(v=-23.1702827012,lty=3);abline(v=-27.6701822178,lty=3)
abline(v=-31.7179799547,lty=3);abline(v=-35.4671842971,lty=3);abline(v=-38.9992099640,lty=3)
legend(-20, -1.5, c("abs(Z_ext(s))", "real(Z_ext(s))","imag(Z_ext(s))","Gram Points","cos(accumulated phase changes)"),
       lty = c(1,1,1,3,1),cex=.5, lwd = c(2,  2,2,2,2), col = c("black",  "blue","red","black","green"), ncol=2)

## ---- chunk 17

res <- 17;
start <- -20;finish <- 50

add_f <- add_phase(x)
sqadd_f <- sqadd_phase(res,x)
# ladd_f <- ladd_phase(res,x)
zext <- sqrt((zeta(res+1i*x)*zeta(1-(res+1i*x))*rawratio(res,x)))*exp(1i*3*pi/4)

plot(x=x,y=Im(zext)*cos(sqadd_f),col="red",xlim=c(start,finish),typ="l",ylim=c(-3,1.25),xlab="",ylab = "function value",main = paste0("well away from critical strip (17+i*t)"),cex.xlab=0.9,cex.main=.8,lwd=2)

lines(x=x,y=Re(zext)*cos(sqadd_f),col="blue",lwd=2)
lines(x=x,y=abs(zext),col="black")
lines(x=x,y=cos(sqadd_f),col="green")

abline(h=0)
abline(v=9.667,lty=3);abline(v=17.8455995404,lty=3);abline(v=23.1702827012,lty=3);abline(v=27.6701822178,lty=3)
abline(v=31.7179799547,lty=3);abline(v=35.4671842971,lty=3);abline(v=38.9992099640,lty=3)
abline(v=42.3635503920,lty=3);abline(v=45.5930289815,lty=3);abline(v=48.7107766217,lty=3)
abline(v=-17.8455995404,lty=3);abline(v=-23.1702827012,lty=3);abline(v=-27.6701822178,lty=3)
abline(v=-31.7179799547,lty=3);abline(v=-35.4671842971,lty=3);abline(v=-38.9992099640,lty=3)
legend(-20, -1.5, c("abs(Z_ext(s))", "real(Z_ext(s))","imag(Z_ext(s))","Gram Points","cos(accumulated phase changes)"),
       lty = c(1,1,1,3,1),cex=.5, lwd = c(2,  2,2,2,2), col = c("black",  "blue","red","black","green"), ncol=2)

## ---- chunk 18

res <- 30;
start <- -20;finish <- 50

add_f <- add_phase(x)
sqadd_f <- sqadd_phase(res,x)
# ladd_f <- ladd_phase(res,x)
zext <- sqrt((zeta(res+1i*x)*zeta(1-(res+1i*x))*rawratio(res,x)))*exp(1i*3*pi/4)

plot(x=x,y=Im(zext)*cos(sqadd_f),col="red",xlim=c(start,finish),typ="l",ylim=c(-3,1.25),xlab="",ylab = "function value",main = paste0("far away from critical strip (30+i*t)"),cex.xlab=0.9,cex.main=.8,lwd=2)

lines(x=x,y=Re(zext)*cos(sqadd_f),col="blue",lwd=2)
lines(x=x,y=abs(zext),col="black")
lines(x=x,y=cos(sqadd_f),col="green")

abline(h=0)
abline(v=9.667,lty=3);abline(v=17.8455995404,lty=3);abline(v=23.1702827012,lty=3);abline(v=27.6701822178,lty=3)
abline(v=31.7179799547,lty=3);abline(v=35.4671842971,lty=3);abline(v=38.9992099640,lty=3)
abline(v=42.3635503920,lty=3);abline(v=45.5930289815,lty=3);abline(v=48.7107766217,lty=3)
abline(v=-17.8455995404,lty=3);abline(v=-23.1702827012,lty=3);abline(v=-27.6701822178,lty=3)
abline(v=-31.7179799547,lty=3);abline(v=-35.4671842971,lty=3);abline(v=-38.9992099640,lty=3)
legend(-20, -1.5, c("abs(Z_ext(s))", "real(Z_ext(s))","imag(Z_ext(s))","Gram Points","cos(accumulated phase changes)"),
       lty = c(1,1,1,3,1),cex=.5, lwd = c(2,  2,2,2,2), col = c("black",  "blue","red","black","green"), ncol=2)

## ---- chunk 19

res <- 30;
start <- -20;finish <- 50

add_f <- add_phase(x)
sqadd_f <- sqadd_phase(res,x)
# ladd_f <- ladd_phase(res,x)
zext <- sqrt((zeta(res+1i*x)*zeta(1-(res+1i*x))*rawratio(res,x)))*exp(1i*0*pi/4)

plot(x=x,y=Im(zext)*cos(sqadd_f),col="red",xlim=c(start,finish),typ="l",ylim=c(-3,1.25),xlab="",ylab = "function value",main = paste0("far away from critical strip (30+i*t)"),cex.xlab=0.9,cex.main=.8,lwd=2)

lines(x=x,y=Re(zext)*cos(sqadd_f),col="blue",lwd=2)
lines(x=x,y=abs(zext),col="black")
lines(x=x,y=cos(sqadd_f),col="green")

abline(h=0)
abline(v=9.667,lty=3);abline(v=17.8455995404,lty=3);abline(v=23.1702827012,lty=3);abline(v=27.6701822178,lty=3)
abline(v=31.7179799547,lty=3);abline(v=35.4671842971,lty=3);abline(v=38.9992099640,lty=3)
abline(v=42.3635503920,lty=3);abline(v=45.5930289815,lty=3);abline(v=48.7107766217,lty=3)
abline(v=-17.8455995404,lty=3);abline(v=-23.1702827012,lty=3);abline(v=-27.6701822178,lty=3)
abline(v=-31.7179799547,lty=3);abline(v=-35.4671842971,lty=3);abline(v=-38.9992099640,lty=3)
legend(-20, -1.5, c("abs(Z_ext(s))", "real(Z_ext(s))","imag(Z_ext(s))","Gram Points","cos(accumulated phase changes)"),
       lty = c(1,1,1,3,1),cex=.5, lwd = c(2,  2,2,2,2), col = c("black",  "blue","red","black","green"), ncol=2)

## ---- chunk 20
library(pracma)
res <- 0.501;
start <- -10;finish <- 50

add_f <- add_phase(x)
sqadd_f <- sqadd_phase(res,x)
ladd_f <- ladd_phase(res,x)

thetaext <- -0.5*Im(log(zeta(res+1i*x)/zeta(1-(res+1i*x))/rawratio(res,x)))+ladd_f
zext <- sqrt((zeta(res+1i*x)*zeta(1-(res+1i*x))*rawratio(res,x)))*exp(1i*3*pi/4)

plot(x=x,y=Im(zext)*cos(sqadd_f)+thetaext,col="green",xlim=c(start,finish),typ="l",ylim=c(-pi,30),xlab="",ylab = "function value",main = paste0("near critical line (0.501+i*t)"),cex.xlab=0.9,cex.main=.8,lwd=2)

lines(x=x,y=Re(zext)*cos(sqadd_f)+thetaext,col="blue",lwd=2)
lines(x=x,y=abs(zext)+thetaext,col="black")
lines(x=x,y=sqadd_f,col="red")
lines(x=x,y=sqadd_f-(-x/2*log(2*pi/x)-x/2-pi/8),col="red")
lines(x=x,y=Im(log(gammaz(0.25+0.5i*x)))-0.5*x*log(pi)+add_f,col="brown",lwd=2)

abline(h=0)

legend(-10, 30, c("abs(Z_ext(s))+theta_ext", "real(Z_ext(s))+theta_ext","imag(Z_ext(s))+theta_ext","accumulated Z_ext phase changes","detrended acc Z_ext phase changes"),
       lty = c(1,1,1,1,1),cex=.5, lwd = c(2,2,2,2,2), col = c("black",  "blue","green","red","red"), ncol=2)
